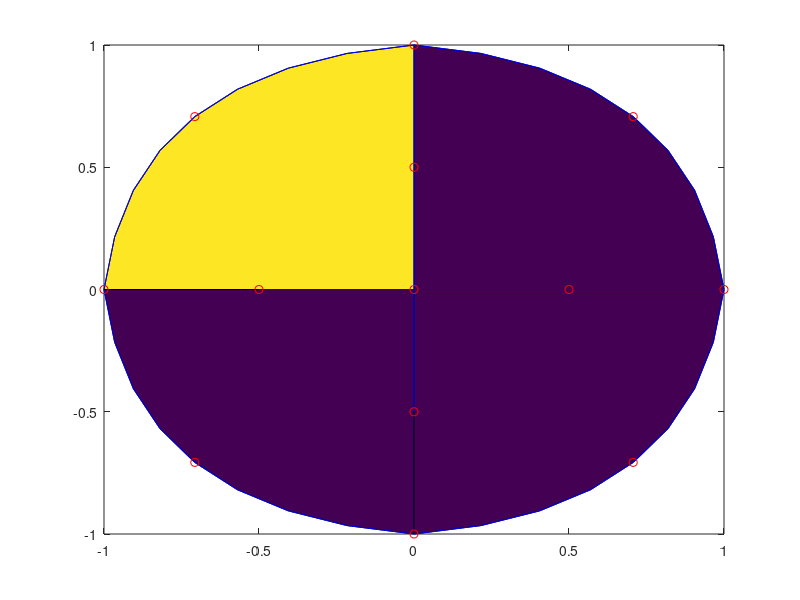

This figure's MATLAB source:
clear all
close all
%---------------------------------------------------------------------------
% Representacao grafica de triangulos de 6-nos
% com lados curvos atendendo a curvatura de cada lado
%       Autor: Prof. J. L. M. Fernandes
%---------------------------------------------------------------------------
x=[1 0.7071 0 -0.7071 -1 -0.7071 0 0.7071 0.5 0 -0.5 0 0]';
y=[0 0.7071 1 0.7071 0 -0.7071 -1 -0.7071 0 0.5 0 -0.5 0]';
tri6=[1 3 13 2 10 9; 13 3 5 10 4 11;5 7 13 6 12 11; 7 1 13 8 9 12];
u=1-x.^2-y.^2;
%------------------------------------------------
%	testa a curvatura de cada um dos lados
%------------------------------------------------    
Nelt=size(tri6,1)
for i=1:Nelt
    no1=tri6(i,1)
    no2=tri6(i,2)
    no3=tri6(i,3)
    no4=tri6(i,4)
    no5=tri6(i,5)
    no6=tri6(i,6)
L=0
    % face 1: nos 1-4-2
%      teste de curvatura
    d2x = x(no1)+x(no2)-2*x(no4)
    d2y = y(no1)+y(no2)-2*y(no4)
    cmx = max(abs(d2x),abs(d2y))
if (cmx < 0.2)
        % face 1: nos 1-4-2
    L=L+1
    xx(L)=x(no1)
    yy(L)=y(no1)
    L=L+1
    xx(L)=x(no4)
    yy(L)=y(no4)
else
    csi=-1
    for j=1:8
    b(1)=0.5*csi*(csi-1)
    b(2)=1-csi*csi
    b(3)=0.5*csi*(csi+1)
    L=L+1
% face 1: nos 1-4-2
    xx(L)=b(1)*x(no1)+b(2)*x(no4)+b(3)*x(no2)
    yy(L)=b(1)*y(no1)+b(2)*y(no4)+b(3)*y(no2)
    csi=csi+0.25
    end
end
%   face 2: nos 2-5-3
%      teste de curvatura
    d2x = x(no3)+x(no2)-2*x(no5)
    d2y = y(no3)+y(no2)-2*y(no5)
    cmx = max(abs(d2x),abs(d2y))
if (cmx < 0.2)
%   face 2: nos 2-5-3
    L=L+1
    xx(L)=x(no2)
    yy(L)=y(no2)
    L=L+1
    xx(L)=x(no5)
    yy(L)=y(no5)
else    
    csi=-1
for j=1:8
    b(1)=0.5*csi*(csi-1)
    b(2)=1-csi*csi
    b(3)=0.5*csi*(csi+1)
    L=L+1
% face 2: nos 2-5-3
xx(L)=b(1)*x(no2)+b(2)*x(no5)+b(3)*x(no3)
yy(L)=b(1)*y(no2)+b(2)*y(no5)+b(3)*y(no3)
csi=csi+0.25
end
end
% face 3: nos 3-6-1
%      teste de curvatura
    d2x = x(no3)+x(no1)-2*x(no6)
    d2y = y(no3)+y(no1)-2*y(no6)
    cmx = max(abs(d2x),abs(d2y))
if (cmx < 0.2)
% face 3: nos 3-6-1
    L=L+1
    xx(L)=x(no3)
    yy(L)=y(no3)
    L=L+1
    xx(L)=x(no6)
    yy(L)=y(no6)
else
    csi=-1
for j=1:8
    b(1)=0.5*csi*(csi-1)
    b(2)=1-csi*csi
    b(3)=0.5*csi*(csi+1)
    L=L+1
% face 3: nos 3-6-1
xx(L)=b(1)*x(no3)+b(2)*x(no6)+b(3)*x(no1)
yy(L)=b(1)*y(no3)+b(2)*y(no6)+b(3)*y(no1)
csi=csi+0.25
end
end
uu=1-xx.^2-yy.^2

%fill3 (xx,yy,uu,uu);hold on   % para uma representacao 3D
fill (xx,yy,uu);hold on
plot(xx,yy,'b');
end
plot(x,y,'ro');